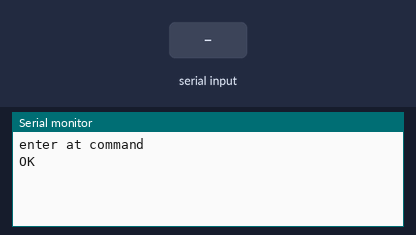
The sketch below on a simulated Arduino Uno, built with avr-gcc and run on an emulated ATmega328P. Shown: the last lines printed to the serial monitor. Inputs (shaded band) come from the test bench. The modem accepts every AT command (registered, SIM ready, sends succeed) and sends nothing else.

Above: at 1.2 s.
1.3 s: "1" received over the second serial link
At 2.3 s:
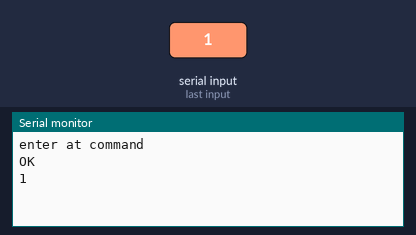
2.8 s: "0" received over the second serial link
At 3.4 s:
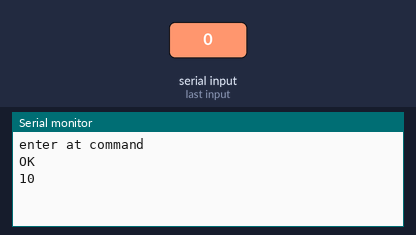

Measured:
- after the input at 1.3 s, the serial monitor: prints a new line at once (image 1)
- after the input at 2.8 s, the serial monitor: prints a new line at once (image 2)

The sketch:

bt.ino
```cpp
#include <SoftwareSerial.h>
#define rate 9600
SoftwareSerial BTSerial(8, 7); //TX,RX

void setup() {

  // put your setup code here, to run once:
  Serial.begin(rate);
  Serial.println("enter at command");
  BTSerial.begin(rate);
   BTSerial.write("AT+VERSION?\r\n");
}
void loop() {
  // put your main code here, to run repeatedly:
  if (Serial.available())
    BTSerial.write(Serial.read());
  if (BTSerial.available())
    Serial.write(BTSerial.read());
}
```
